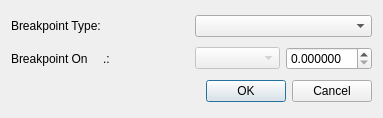
<?xml version="1.0" encoding="UTF-8"?>
<ui version="4.0">
 <class>dialogBreakpoint</class>
 <widget class="QDialog" name="dialogBreakpoint">
  <property name="windowModality">
   <enum>Qt::ApplicationModal</enum>
  </property>
  <property name="geometry">
   <rect>
    <x>0</x>
    <y>0</y>
    <width>383</width>
    <height>118</height>
   </rect>
  </property>
  <property name="sizePolicy">
   <sizepolicy hsizetype="Preferred" vsizetype="Minimum">
    <horstretch>0</horstretch>
    <verstretch>0</verstretch>
   </sizepolicy>
  </property>
  <property name="windowTitle">
   <string>Insert Breakpoint</string>
  </property>
  <property name="windowIcon">
   <iconset resource="simpleGUI_resources.qrc">
    <normaloff>:/resources/icons/genesysico.gif</normaloff>:/resources/icons/genesysico.gif</iconset>
  </property>
  <property name="modal">
   <bool>true</bool>
  </property>
  <layout class="QVBoxLayout" name="verticalLayout">
   <item>
    <layout class="QHBoxLayout" name="horizontalLayout">
     <item>
      <widget class="QLabel" name="label">
       <property name="text">
        <string>Breakpoint Type: </string>
       </property>
      </widget>
     </item>
     <item>
      <widget class="QComboBox" name="comboBox_Type"/>
     </item>
    </layout>
   </item>
   <item>
    <layout class="QHBoxLayout" name="horizontalLayout_2">
     <item>
      <widget class="QLabel" name="label_2">
       <property name="text">
        <string>Breakpoint On  </string>
       </property>
      </widget>
     </item>
     <item>
      <widget class="QLabel" name="label_Type">
       <property name="text">
        <string>.:</string>
       </property>
      </widget>
     </item>
     <item>
      <widget class="QComboBox" name="comboBox_On">
       <property name="enabled">
        <bool>false</bool>
       </property>
      </widget>
     </item>
     <item>
      <widget class="QDoubleSpinBox" name="doubleSpinBox_OnTme">
       <property name="decimals">
        <number>6</number>
       </property>
      </widget>
     </item>
    </layout>
   </item>
   <item>
    <layout class="QHBoxLayout" name="horizontalLayout_3">
     <item>
      <spacer name="horizontalSpacer">
       <property name="orientation">
        <enum>Qt::Horizontal</enum>
       </property>
       <property name="sizeHint" stdset="0">
        <size>
         <width>40</width>
         <height>20</height>
        </size>
       </property>
      </spacer>
     </item>
     <item>
      <widget class="QDialogButtonBox" name="buttonBox">
       <property name="orientation">
        <enum>Qt::Horizontal</enum>
       </property>
       <property name="standardButtons">
        <set>QDialogButtonBox::Cancel|QDialogButtonBox::Ok</set>
       </property>
      </widget>
     </item>
    </layout>
   </item>
  </layout>
 </widget>
 <resources>
  <include location="simpleGUI_resources.qrc"/>
 </resources>
 <connections>
  <connection>
   <sender>buttonBox</sender>
   <signal>accepted()</signal>
   <receiver>dialogBreakpoint</receiver>
   <slot>accept()</slot>
   <hints>
    <hint type="sourcelabel">
     <x>248</x>
     <y>254</y>
    </hint>
    <hint type="destinationlabel">
     <x>157</x>
     <y>274</y>
    </hint>
   </hints>
  </connection>
  <connection>
   <sender>buttonBox</sender>
   <signal>rejected()</signal>
   <receiver>dialogBreakpoint</receiver>
   <slot>reject()</slot>
   <hints>
    <hint type="sourcelabel">
     <x>316</x>
     <y>260</y>
    </hint>
    <hint type="destinationlabel">
     <x>286</x>
     <y>274</y>
    </hint>
   </hints>
  </connection>
 </connections>
</ui>
